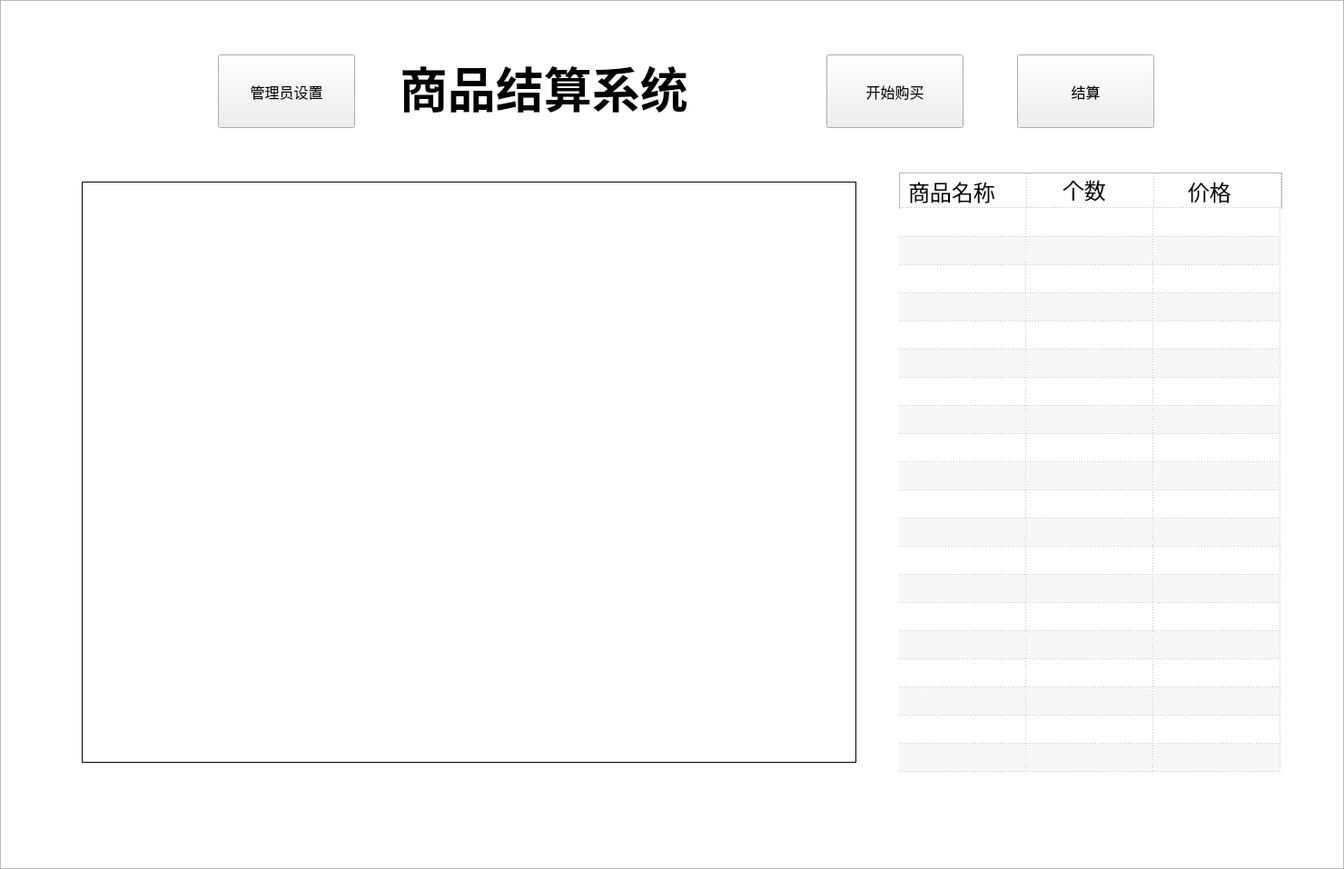
<?xml version="1.0" encoding="UTF-8"?>
<ui version="4.0">
 <class>Form</class>
 <widget class="QWidget" name="Form">
  <property name="geometry">
   <rect>
    <x>0</x>
    <y>0</y>
    <width>1480</width>
    <height>957</height>
   </rect>
  </property>
  <property name="minimumSize">
   <size>
    <width>1480</width>
    <height>957</height>
   </size>
  </property>
  <property name="maximumSize">
   <size>
    <width>1480</width>
    <height>957</height>
   </size>
  </property>
  <property name="windowTitle">
   <string>商品结算系统</string>
  </property>
  <widget class="QLabel" name="realTimeCaptureLabel">
   <property name="geometry">
    <rect>
     <x>90</x>
     <y>200</y>
     <width>853</width>
     <height>640</height>
    </rect>
   </property>
   <property name="font">
    <font>
     <family>隶书</family>
     <pointsize>16</pointsize>
    </font>
   </property>
   <property name="frameShape">
    <enum>QFrame::Box</enum>
   </property>
   <property name="text">
    <string>&lt;html&gt;&lt;head/&gt;&lt;body&gt;&lt;p&gt;&lt;br/&gt;&lt;/p&gt;&lt;/body&gt;&lt;/html&gt;</string>
   </property>
   <property name="alignment">
    <set>Qt::AlignCenter</set>
   </property>
  </widget>
  <widget class="QPushButton" name="startjieshuanButton">
   <property name="geometry">
    <rect>
     <x>910</x>
     <y>60</y>
     <width>151</width>
     <height>81</height>
    </rect>
   </property>
   <property name="font">
    <font>
     <family>方正粗黑宋简体</family>
     <pointsize>12</pointsize>
     <weight>50</weight>
     <bold>false</bold>
    </font>
   </property>
   <property name="cursor">
    <cursorShape>PointingHandCursor</cursorShape>
   </property>
   <property name="styleSheet">
    <string notr="true">border-image: url(:/images/anniu.png);</string>
   </property>
   <property name="text">
    <string>开始购买</string>
   </property>
   <property name="autoDefault">
    <bool>false</bool>
   </property>
   <property name="default">
    <bool>false</bool>
   </property>
   <property name="flat">
    <bool>false</bool>
   </property>
  </widget>
  <widget class="QListView" name="listView">
   <property name="geometry">
    <rect>
     <x>0</x>
     <y>0</y>
     <width>1480</width>
     <height>957</height>
    </rect>
   </property>
   <property name="font">
    <font>
     <family>华文彩云</family>
     <pointsize>24</pointsize>
     <weight>75</weight>
     <bold>true</bold>
    </font>
   </property>
   <property name="styleSheet">
    <string notr="true">border-image: url(:/images/1234.jpg);</string>
   </property>
  </widget>
  <widget class="QListView" name="listView_2">
   <property name="geometry">
    <rect>
     <x>90</x>
     <y>200</y>
     <width>853</width>
     <height>640</height>
    </rect>
   </property>
   <property name="styleSheet">
    <string notr="true">background-color: rgba(255, 255,255,.5);</string>
   </property>
  </widget>
  <widget class="QPushButton" name="startjieshuanButton_2">
   <property name="geometry">
    <rect>
     <x>240</x>
     <y>60</y>
     <width>151</width>
     <height>81</height>
    </rect>
   </property>
   <property name="font">
    <font>
     <family>方正粗黑宋简体</family>
     <pointsize>12</pointsize>
     <weight>50</weight>
     <bold>false</bold>
    </font>
   </property>
   <property name="cursor">
    <cursorShape>PointingHandCursor</cursorShape>
   </property>
   <property name="styleSheet">
    <string notr="true">border-image: url(:/images/anniu.png);</string>
   </property>
   <property name="text">
    <string>管理员设置</string>
   </property>
   <property name="autoDefault">
    <bool>false</bool>
   </property>
   <property name="default">
    <bool>false</bool>
   </property>
   <property name="flat">
    <bool>false</bool>
   </property>
  </widget>
  <widget class="QTableWidget" name="tableWidget_1">
   <property name="geometry">
    <rect>
     <x>990</x>
     <y>230</y>
     <width>422</width>
     <height>625</height>
    </rect>
   </property>
   <property name="autoFillBackground">
    <bool>false</bool>
   </property>
   <property name="styleSheet">
    <string notr="true">background-color: rgba(255, 255,255,.8)</string>
   </property>
   <property name="frameShape">
    <enum>QFrame::NoFrame</enum>
   </property>
   <property name="verticalScrollBarPolicy">
    <enum>Qt::ScrollBarAsNeeded</enum>
   </property>
   <property name="horizontalScrollBarPolicy">
    <enum>Qt::ScrollBarAlwaysOff</enum>
   </property>
   <property name="sizeAdjustPolicy">
    <enum>QAbstractScrollArea::AdjustIgnored</enum>
   </property>
   <property name="dragEnabled">
    <bool>false</bool>
   </property>
   <property name="dragDropMode">
    <enum>QAbstractItemView::DropOnly</enum>
   </property>
   <property name="defaultDropAction">
    <enum>Qt::TargetMoveAction</enum>
   </property>
   <property name="alternatingRowColors">
    <bool>true</bool>
   </property>
   <property name="selectionMode">
    <enum>QAbstractItemView::MultiSelection</enum>
   </property>
   <property name="selectionBehavior">
    <enum>QAbstractItemView::SelectRows</enum>
   </property>
   <property name="textElideMode">
    <enum>Qt::ElideMiddle</enum>
   </property>
   <property name="verticalScrollMode">
    <enum>QAbstractItemView::ScrollPerItem</enum>
   </property>
   <property name="horizontalScrollMode">
    <enum>QAbstractItemView::ScrollPerPixel</enum>
   </property>
   <property name="gridStyle">
    <enum>Qt::DotLine</enum>
   </property>
   <property name="sortingEnabled">
    <bool>true</bool>
   </property>
   <property name="cornerButtonEnabled">
    <bool>true</bool>
   </property>
   <property name="rowCount">
    <number>20</number>
   </property>
   <attribute name="horizontalHeaderVisible">
    <bool>false</bool>
   </attribute>
   <attribute name="horizontalHeaderCascadingSectionResizes">
    <bool>false</bool>
   </attribute>
   <attribute name="horizontalHeaderMinimumSectionSize">
    <number>30</number>
   </attribute>
   <attribute name="horizontalHeaderDefaultSectionSize">
    <number>140</number>
   </attribute>
   <attribute name="horizontalHeaderHighlightSections">
    <bool>true</bool>
   </attribute>
   <attribute name="horizontalHeaderShowSortIndicator" stdset="0">
    <bool>true</bool>
   </attribute>
   <attribute name="horizontalHeaderStretchLastSection">
    <bool>false</bool>
   </attribute>
   <attribute name="verticalHeaderVisible">
    <bool>false</bool>
   </attribute>
   <attribute name="verticalHeaderCascadingSectionResizes">
    <bool>false</bool>
   </attribute>
   <attribute name="verticalHeaderDefaultSectionSize">
    <number>31</number>
   </attribute>
   <attribute name="verticalHeaderHighlightSections">
    <bool>true</bool>
   </attribute>
   <attribute name="verticalHeaderShowSortIndicator" stdset="0">
    <bool>false</bool>
   </attribute>
   <attribute name="verticalHeaderStretchLastSection">
    <bool>false</bool>
   </attribute>
   <row/>
   <row/>
   <row/>
   <row/>
   <row/>
   <row/>
   <row/>
   <row/>
   <row/>
   <row/>
   <row/>
   <row/>
   <row/>
   <row/>
   <row/>
   <row/>
   <row/>
   <row/>
   <row/>
   <row/>
   <column>
    <property name="text">
     <string>商品名称</string>
    </property>
   </column>
   <column>
    <property name="text">
     <string>个数</string>
    </property>
   </column>
   <column>
    <property name="text">
     <string>价格</string>
    </property>
   </column>
  </widget>
  <widget class="QLabel" name="label">
   <property name="geometry">
    <rect>
     <x>440</x>
     <y>10</y>
     <width>411</width>
     <height>171</height>
    </rect>
   </property>
   <property name="sizePolicy">
    <sizepolicy hsizetype="Preferred" vsizetype="Preferred">
     <horstretch>90</horstretch>
     <verstretch>90</verstretch>
    </sizepolicy>
   </property>
   <property name="font">
    <font>
     <family>华文彩云</family>
     <pointsize>40</pointsize>
     <weight>75</weight>
     <italic>false</italic>
     <bold>true</bold>
    </font>
   </property>
   <property name="text">
    <string>商品结算系统</string>
   </property>
  </widget>
  <widget class="QLabel" name="label_2">
   <property name="geometry">
    <rect>
     <x>1000</x>
     <y>190</y>
     <width>141</width>
     <height>41</height>
    </rect>
   </property>
   <property name="font">
    <font>
     <family>华文行楷</family>
     <pointsize>18</pointsize>
    </font>
   </property>
   <property name="text">
    <string>商品名称</string>
   </property>
  </widget>
  <widget class="QLabel" name="label_3">
   <property name="geometry">
    <rect>
     <x>1308</x>
     <y>190</y>
     <width>141</width>
     <height>41</height>
    </rect>
   </property>
   <property name="font">
    <font>
     <family>华文行楷</family>
     <pointsize>18</pointsize>
    </font>
   </property>
   <property name="text">
    <string>价格</string>
   </property>
  </widget>
  <widget class="QLabel" name="label_4">
   <property name="geometry">
    <rect>
     <x>1170</x>
     <y>188</y>
     <width>141</width>
     <height>41</height>
    </rect>
   </property>
   <property name="font">
    <font>
     <family>华文行楷</family>
     <pointsize>18</pointsize>
    </font>
   </property>
   <property name="text">
    <string>个数</string>
   </property>
  </widget>
  <widget class="QTableWidget" name="tableWidget_2">
   <property name="geometry">
    <rect>
     <x>990</x>
     <y>190</y>
     <width>422</width>
     <height>41</height>
    </rect>
   </property>
   <property name="autoFillBackground">
    <bool>false</bool>
   </property>
   <property name="styleSheet">
    <string notr="true">background-color: rgba(255, 255,255,.8)</string>
   </property>
   <property name="dragEnabled">
    <bool>false</bool>
   </property>
   <property name="alternatingRowColors">
    <bool>true</bool>
   </property>
   <property name="gridStyle">
    <enum>Qt::DotLine</enum>
   </property>
   <property name="sortingEnabled">
    <bool>true</bool>
   </property>
   <property name="cornerButtonEnabled">
    <bool>true</bool>
   </property>
   <property name="rowCount">
    <number>1</number>
   </property>
   <property name="columnCount">
    <number>3</number>
   </property>
   <attribute name="horizontalHeaderVisible">
    <bool>false</bool>
   </attribute>
   <attribute name="horizontalHeaderCascadingSectionResizes">
    <bool>false</bool>
   </attribute>
   <attribute name="horizontalHeaderMinimumSectionSize">
    <number>30</number>
   </attribute>
   <attribute name="horizontalHeaderDefaultSectionSize">
    <number>140</number>
   </attribute>
   <attribute name="horizontalHeaderHighlightSections">
    <bool>true</bool>
   </attribute>
   <attribute name="horizontalHeaderShowSortIndicator" stdset="0">
    <bool>true</bool>
   </attribute>
   <attribute name="horizontalHeaderStretchLastSection">
    <bool>false</bool>
   </attribute>
   <attribute name="verticalHeaderVisible">
    <bool>false</bool>
   </attribute>
   <attribute name="verticalHeaderCascadingSectionResizes">
    <bool>false</bool>
   </attribute>
   <attribute name="verticalHeaderDefaultSectionSize">
    <number>38</number>
   </attribute>
   <attribute name="verticalHeaderHighlightSections">
    <bool>true</bool>
   </attribute>
   <attribute name="verticalHeaderShowSortIndicator" stdset="0">
    <bool>false</bool>
   </attribute>
   <attribute name="verticalHeaderStretchLastSection">
    <bool>false</bool>
   </attribute>
   <row/>
   <column>
    <property name="text">
     <string>商品名称</string>
    </property>
   </column>
   <column>
    <property name="text">
     <string>个数</string>
    </property>
   </column>
   <column/>
  </widget>
  <widget class="QLabel" name="label_5">
   <property name="geometry">
    <rect>
     <x>430</x>
     <y>440</y>
     <width>411</width>
     <height>171</height>
    </rect>
   </property>
   <property name="font">
    <font>
     <family>方正粗黑宋简体</family>
     <pointsize>14</pointsize>
     <weight>50</weight>
     <italic>false</italic>
     <bold>false</bold>
    </font>
   </property>
   <property name="styleSheet">
    <string notr="true">color: rgb(255, 0, 0);</string>
   </property>
   <property name="text">
    <string>摄像头未开启</string>
   </property>
  </widget>
  <widget class="QPushButton" name="jiesuan">
   <property name="geometry">
    <rect>
     <x>1120</x>
     <y>60</y>
     <width>151</width>
     <height>81</height>
    </rect>
   </property>
   <property name="font">
    <font>
     <family>方正粗黑宋简体</family>
     <pointsize>12</pointsize>
     <weight>50</weight>
     <bold>false</bold>
    </font>
   </property>
   <property name="cursor">
    <cursorShape>PointingHandCursor</cursorShape>
   </property>
   <property name="styleSheet">
    <string notr="true">border-image: url(:/images/anniu.png);</string>
   </property>
   <property name="text">
    <string>结算</string>
   </property>
   <property name="autoDefault">
    <bool>false</bool>
   </property>
   <property name="default">
    <bool>false</bool>
   </property>
   <property name="flat">
    <bool>false</bool>
   </property>
  </widget>
  <widget class="QLabel" name="jiesuanlabel">
   <property name="geometry">
    <rect>
     <x>1080</x>
     <y>880</y>
     <width>301</width>
     <height>61</height>
    </rect>
   </property>
   <property name="font">
    <font>
     <family>华文行楷</family>
     <pointsize>24</pointsize>
    </font>
   </property>
   <property name="text">
    <string/>
   </property>
  </widget>
  <zorder>listView</zorder>
  <zorder>tableWidget_2</zorder>
  <zorder>label_5</zorder>
  <zorder>listView_2</zorder>
  <zorder>realTimeCaptureLabel</zorder>
  <zorder>startjieshuanButton</zorder>
  <zorder>startjieshuanButton_2</zorder>
  <zorder>tableWidget_1</zorder>
  <zorder>label</zorder>
  <zorder>label_2</zorder>
  <zorder>label_3</zorder>
  <zorder>label_4</zorder>
  <zorder>jiesuan</zorder>
  <zorder>jiesuanlabel</zorder>
 </widget>
 <resources>
  <include location="anniu.qrc"/>
  <include location="../anniu.qrc"/>
 </resources>
 <connections/>
</ui>
